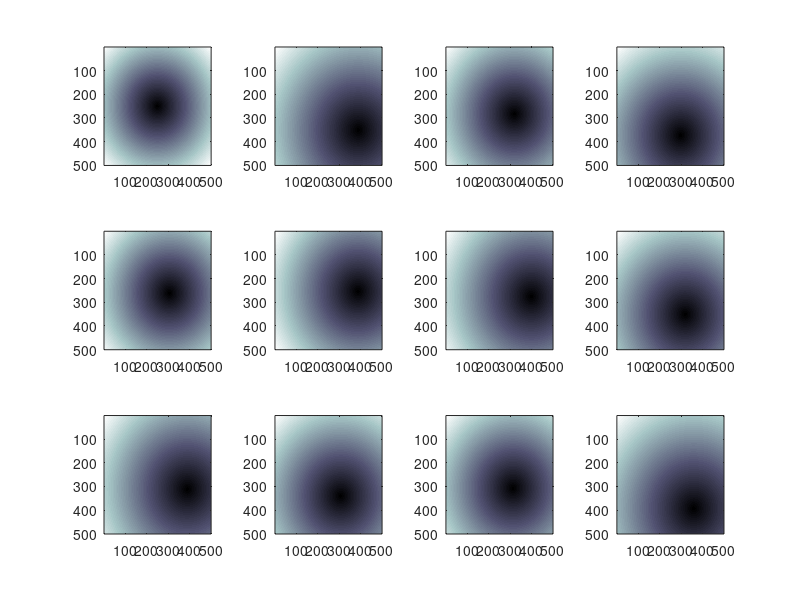

Source code (MATLAB):
patchSize = 500;
numPatches = 12;
patches = cell(1,numPatches);
patch1 = zeros(patchSize,patchSize);
patch2 = zeros(patchSize,patchSize);

center = floor([patchSize/2 patchSize/2]);
centerVariation = 150;
centerVariants = floor(centerVariation*rand(numPatches,2));
centers = repmat(center,numPatches,1) + centerVariants;
centers(1,:) = center;
centerVariants(1,:) = [0 0];
radius = 50;

for k = 1:numPatches
   newPatch = zeros(patchSize,patchSize);
   curRadius = 50*rand(1,1);
   for i = 1:patchSize
       for j = 1:patchSize
           dist = norm([i j] - centers(k,:));
           newPatch(i,j) = dist/curRadius;
       end
   end
    patches{k} = newPatch;
end


figure
colormap bone;
colorbar;
for k = 1:numPatches
   subplot(3,4,k);
   imagesc(patches{k})
end


%%
basePatch = patches{1};

mseVals = zeros(1,numPatches);
for k = 1:numPatches
    curPatch = patches{k};
    mseVals(k) = mean((curPatch(:)-basePatch(:)).^2);
end
[orderedMSE,indices] = sort(mseVals);

%{
figure
colormap bone;
colorbar;
for k = 1:numPatches
   subplot(2,3,k);
   imagesc(patches{indices(k)})
end
%}

distsFromCenter = sqrt(centerVariants(:,1).^2 + centerVariants(:,2).^2);
distsFromCenter(indices)